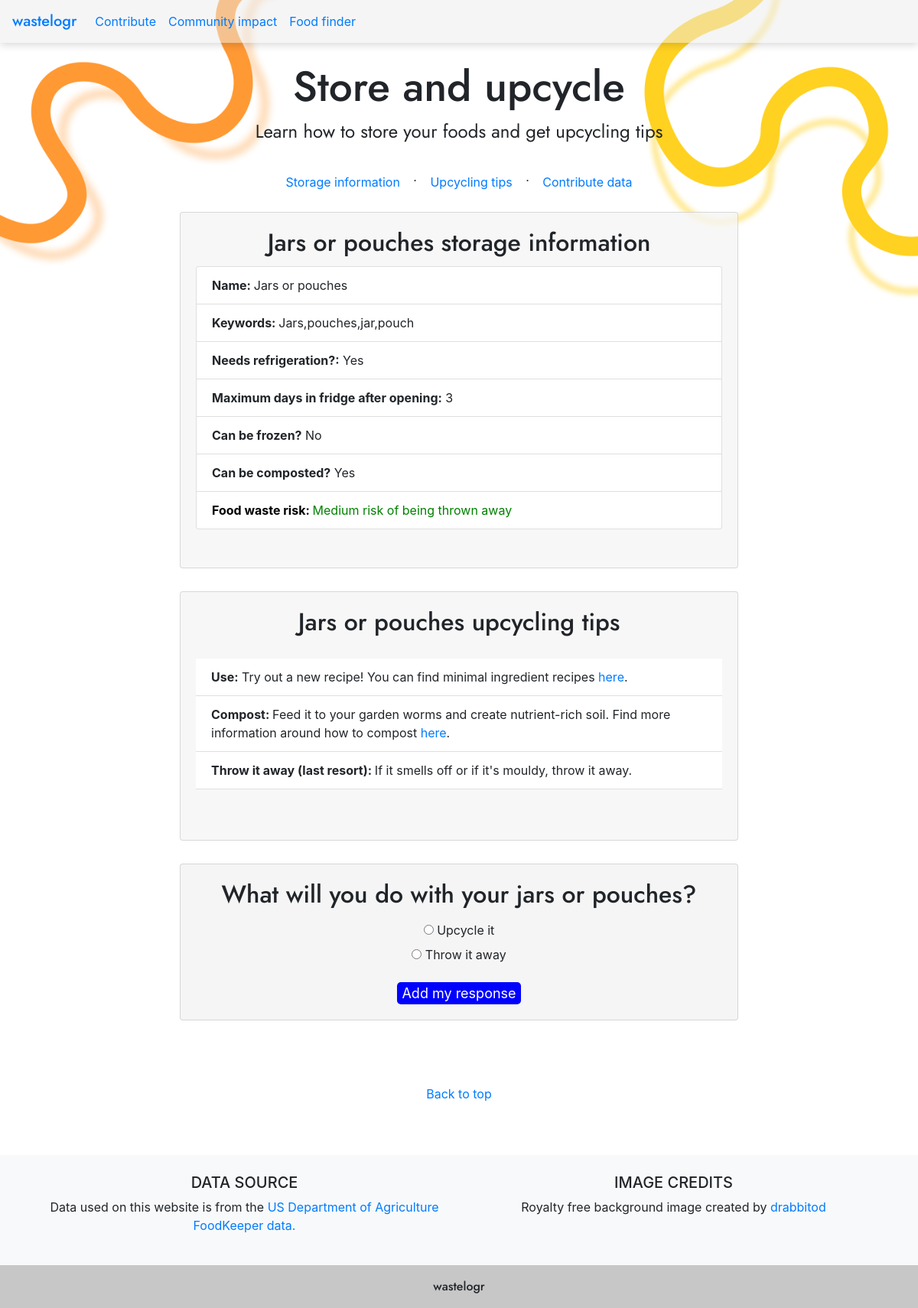
The page /food/1/ on the database its author committed.
### apps/tracker/models.py (models this page shows)
class FoodAdvice(models.Model):
    RECOMMEND = (
        ('Yes', 'Yes'),
        ('No', 'No')
    )
    food_id = models.CharField(max_length=10)
    category_name = models.CharField(max_length=100, null=True)
    name = models.CharField(max_length=100)
    name_subtitle = models.CharField(max_length=100, null=True)
    keywords = models.CharField(max_length=300, null=True)
    pantry_max_days = models.CharField(max_length=100)
    pantry_tips = models.CharField(max_length=300)
    fridge_needed = models.CharField(max_length=5, null=True, choices=RECOMMEND)
    refrigerate_max_days = models.PositiveIntegerField(null=True)
    refrigerate_ao_max_days = models.PositiveIntegerField(null=True)
    refrigerate_tips = models.CharField(max_length=300)
    freeze_recommended = models.CharField(max_length=5, null=True, choices=RECOMMEND)
    compost = models.CharField(max_length=10)
    food_waste_index = models.CharField(max_length=100)
    def __str__(self):
        if str(self.name_subtitle) == "":
            present_name = str(self.name)
        else:
            present_name = str(self.name) + " - " + str(self.name_subtitle)
        return present_name

### apps/tracker/views.py (the view, shortened to what this page needs)
# urls.py: path('food/<str:pk>/', views.food, name='food_advice'),
def food(request, pk):
    food = FoodAdvice.objects.filter(id=pk)
    food_advice = food.all()
    initial_data = {
        'food':pk
    }
    form = FoodHistoryForm(initial=initial_data)
    context = {'food':food, 'food_advice':food_advice, 'form':form}
    return render(request, 'tracker/food.html', context)

### apps/tracker/forms.py
class FoodHistoryForm(forms.ModelForm):
    eaten = forms.ChoiceField(label= '', choices=CHOICES, widget=forms.RadioSelect())
    class Meta:
        model = FoodHistory
        fields = '__all__'
        widgets = {
             'food':forms.Select(attrs={'style':'display: none'})
         }
        labels = {
            'food':''
        }

### apps/tracker/templates/tracker/food.html (shortened to what this page needs)
<!DOCTYPE html>
<html>
<head>
    <link rel="stylesheet" href="https://maxcdn.bootstrapcdn.com/bootstrap/4.5.2/css/bootstrap.min.css">
</head>
<body class = "body-homepage">
    {% extends "tracker/base.html" %}
    {% load static %}
    {% block content %}
    <div class = "container" style="padding-top:5%">
        <div class="card mb-8 text-center" style="background-color: rgba(245, 245, 245, 0.0); border:0px " >
            <div class="card-body">
                <h1 class="card-title" style="font-size:55px" font-color: "blue" > Store and upcycle </h1>
                <h4 class="card-text">  Learn how to store your foods and get upcycling tips </h4>
                <br>
                <a class="btn btn-link btn-medium" href="#storage-info" role="button">Storage information </a> &#183;
                <a class="btn btn-link btn-medium" href="#upcycling-tips" role="button">Upcycling tips </a> &#183;
                <a class="btn btn-link btn-medium" href="#log-data" role="button">Contribute data </a>
            </div>
        </div>
      </div>
<section id = "storage-info">
    <div class ="container">
        <div class ="row justify-content-center">
            <div class = "col-md-8">
                <div class="card mb-8" style="background-color: rgba(245, 245, 245, 0.8)">
                    <div class="card-body">
                        {% for i in food %}
                        <h2 class="card-title text-center"> {{i.name}} storage information</h2>
                            <ul class = "list-group">
                                <li class = 'list-group-item'><b>Name: </b>                                {{ i.name }} </li>
                                <li class = 'list-group-item'><b>Keywords: </b>                            {{ i.keywords }} </li>
                                <li class = 'list-group-item'><b>Needs refrigeration?:</b>                 {{ i.fridge_needed }}</li>
                                {% if i.refrigerate_ao_max_days != null %}
                                <li class = 'list-group-item'><b>Maximum days in fridge after opening:</b> {{ i.refrigerate_ao_max_days }}</li>
                                {% endif %}
                                <li class = 'list-group-item'><b>Can be frozen?</b>                        {{ i.freeze_recommended }}</li>
                                <li class = 'list-group-item'><b>Can be composted?</b>                     {{ i.compost }}</li>
                                <li class='list-group-item {% if food_item.food_waste_index == "High" %}index-high{% elif food_item.food_waste_index == "Medium" %}index-medium{% else %}index-low{% endif %}'>
                            <font color = "#000000"><b>Food waste risk: </b></font> {{i.food_waste_index}} risk of being thrown away</li>
                            {% endfor %}
                             </ul>
                    </div>
                </div>
            </div>
        </div>
    </div>
</section>
<section id = "upcycling-tips">
    <div class ="container">
            <div class ="row justify-content-center">
                <div class = "col-md-8">
                    <div class="card mb-8" style="background-color: rgba(245, 245, 245, 0.8)">
                        <div class="card-body">
                            {% for i in food %}
                            <h2 class="card-title text-center">{{i.name}} upcycling tips</h2>
                                <ul class="list-group list-group-flush">
                                    <p class="card-text">
                                        <li class="list-group-item"><b>Use:</b> Try out a new recipe! You can find minimal ingredient recipes <a href = "https://www.supercook.com/#/desktop"> here</a>.</li>
                                        {% if i.compost == "Yes"  %} <li class ="list-group-item"><b>Compost: </b>Feed it to your garden worms and create nutrient-rich soil. Find more information around how to compost <a href ="https://www.betterhealth.vic.gov.au/health/healthyliving/gardening-making-compost"> here</a>. </li> {% endif %}
                                        <li class="list-group-item"><b>Throw it away (last resort): </b> If it smells off or if it's mouldy, throw it away.</li>
                                    </p>
                                {%endfor%}
                            </ul>
                        </div>
                    </div>
                </div>
            </div>
        </div>
    </div>
<section id = "log-data">
    <div class ="container">
        <div class ="row justify-content-center">
            <div class="col-md-8">
            <div class="card mb-5 text-center" style="background-color: rgba(245, 245, 245, 1)">
                <div class="card-body">
                    {% for i in food %}
                    <h2 class="card-title text-center">What will you do with your <span style="text-transform:lowercase">{{i.name}}?</span></h2>
                    {%endfor%}
                    <form onsubmit="return showPopup()" action="" method="POST">
                        {{form.as_p}}
                        <input
                        type="submit"
                        value="Add my response"
                        style="
                          background-color: blue;
                          color: white;
                          border-radius: 5px;
                          border-width: 0px;
                          padding: 5x 15px;
                          font-size: large;
                        "
                      />
                    </form>
                </div>
            </div>
            </div>
        </div>
    </div>
</section>
    <div class = "pt-3 pb-5">
        <div class = "container">
            <div class = "row">
                <div class = "col-md-12">
                    <div class="card-body text-center">
                            <a href = "#top"> Back to top </a>
                    </div>
                </div>
            </div>
        </div>
    </div>
    {% endblock %}

### apps/tracker/templates/tracker/base.html (shortened to what this page needs)
{% load tags %}
{% load static %}
<html lang="en">
    <head>
        <link rel="stylesheet" href="https://maxcdn.bootstrapcdn.com/bootstrap/4.5.2/css/bootstrap.min.css">
        <link rel="stylesheet", href="{% static 'css/main.css' %}">
        <nav class="navbar navbar-expand-lg fixed-top navbar-scrolled">
            <a class="navbar-brand" href="{% url 'intro' %}" style="font-family:'Jost'; font-weight:500">wastelogr</a>
            <div class="collapse navbar-collapse" id="navbarSupportedContent">
            <ul class="navbar-nav mr-auto">
              <li class="nav-item active">
                <a class="nav-link" href="{% url 'add' %}">Contribute <span class="sr-only">(current)</span></a>
              </li>
                <li class="nav-item active">
                    <a class="nav-link" href="{% url 'history' %}">Community impact <span class="sr-only">(current)</span></a>
                </li>
                <li class="nav-item active">
                  <a class="nav-link" href="{% url 'food_tracker' %}">Food finder <span class="sr-only">(current)</span></a>
                </li>
            </ul>
            </div>
        </nav>
</head>
<body>
    <div id="main-content" >
        {% block content%}{% endblock %}
    <div id="footer">
        <footer class="bg-light text-center text-lg-start">
            <div class="container p-4">
              <div class="row">
                <div class="col-lg-6 col-md-12 mb-4 mb-md-0">
                  <h5 class="text-uppercase">Data source</h5>
                  <p>
                   Data used on this website is from the <a href ="https://catalog.data.gov/dataset/fsis-foodkeeper-data"> US Department of Agriculture FoodKeeper data.</a>
                  </p>
                </div>
                <div class="col-lg-6 col-md-12 mb-4 mb-md-0">
                  <h5 class="text-uppercase">Image credits</h5>
                  <p>
                  Royalty free background image created by <a href = "https://pixabay.com/users/drabbitod-23650072/">drabbitod</a>
                  </p>
                </div>
              </div>
            </div>
            <div class="text-center p-3" style="background-color: rgba(0, 0, 0, 0.2);font-family:'Jost'; font-weight:500">
            wastelogr
            </div>
          </footer>
    </div>
</body>
</html>

### apps/tracker/static/css/main.css (style rules this page uses)
body { background-image: url('/static/img/orange_faded.png'), url('/static/img/yellow_faded.png'); background-position: left top, right top; background-repeat: no-repeat, no-repeat; background-size: 35%, 35%; background-attachment: fixed; }
h1.card-title { font-family: 'Jost'; font-weight: 500; }
h2.card-title { font-family: 'Jost'; font-weight: 500; text-align: center; }
h4.card-text { font-family: 'Jost'; font-weight: 400; }
p.card-text { font-family: 'Jost'; font-size:20px }
nav.navbar-scrolled { background-color: rgb(235, 235, 235, 0.5); box-shadow: 0 3px 10px rgba(0,0,0,0.15); }
html { scroll-behavior: smooth; scroll-padding-top:10%; }

### apps/tracker/templates/tracker/food.html (style rules this page uses)
.index-low { color: green; }

### rows shown on the page
FoodAdvice: name "Jars or pouches", keywords "Jars,pouches,jar,pouch", fridge_needed "Yes", refrigerate_ao_max_days "3", freeze_recommended "No", compost "Yes", food_waste_index "Medium", shows "Compost:", name "jars or pouches"
